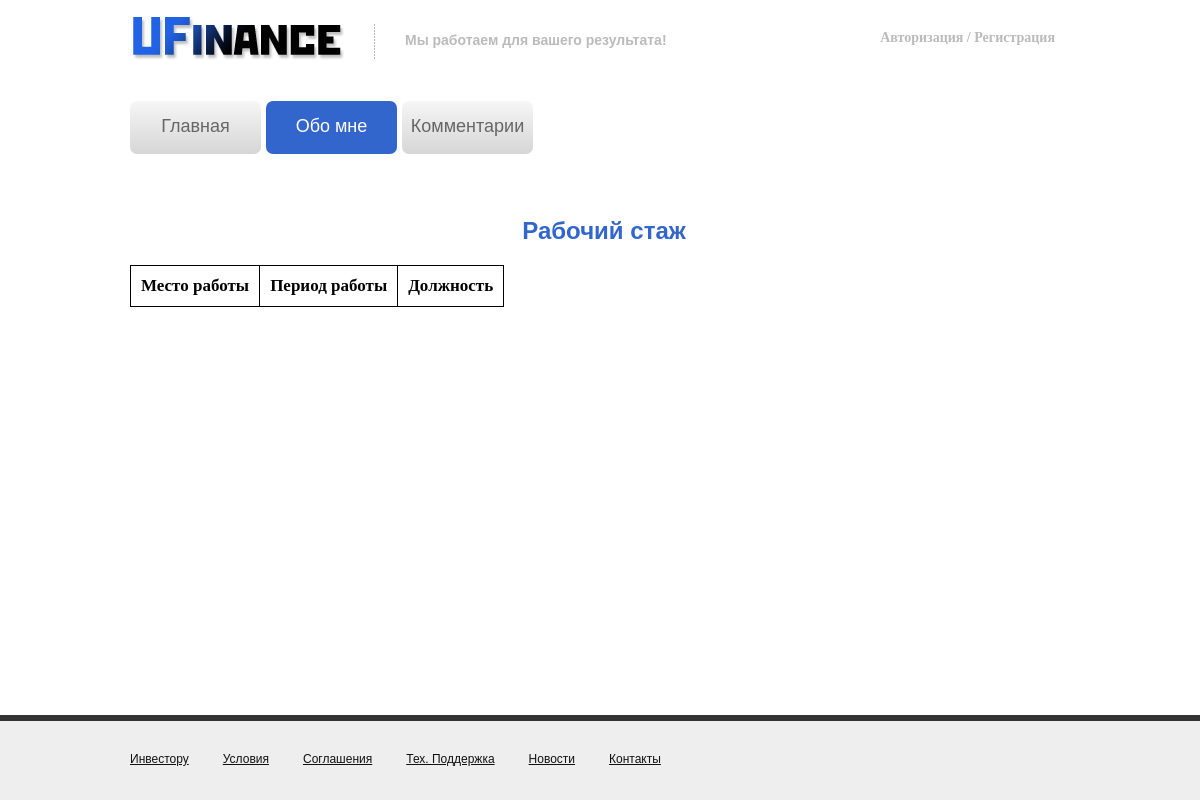
Page /?page=about_me on the earlier database version.
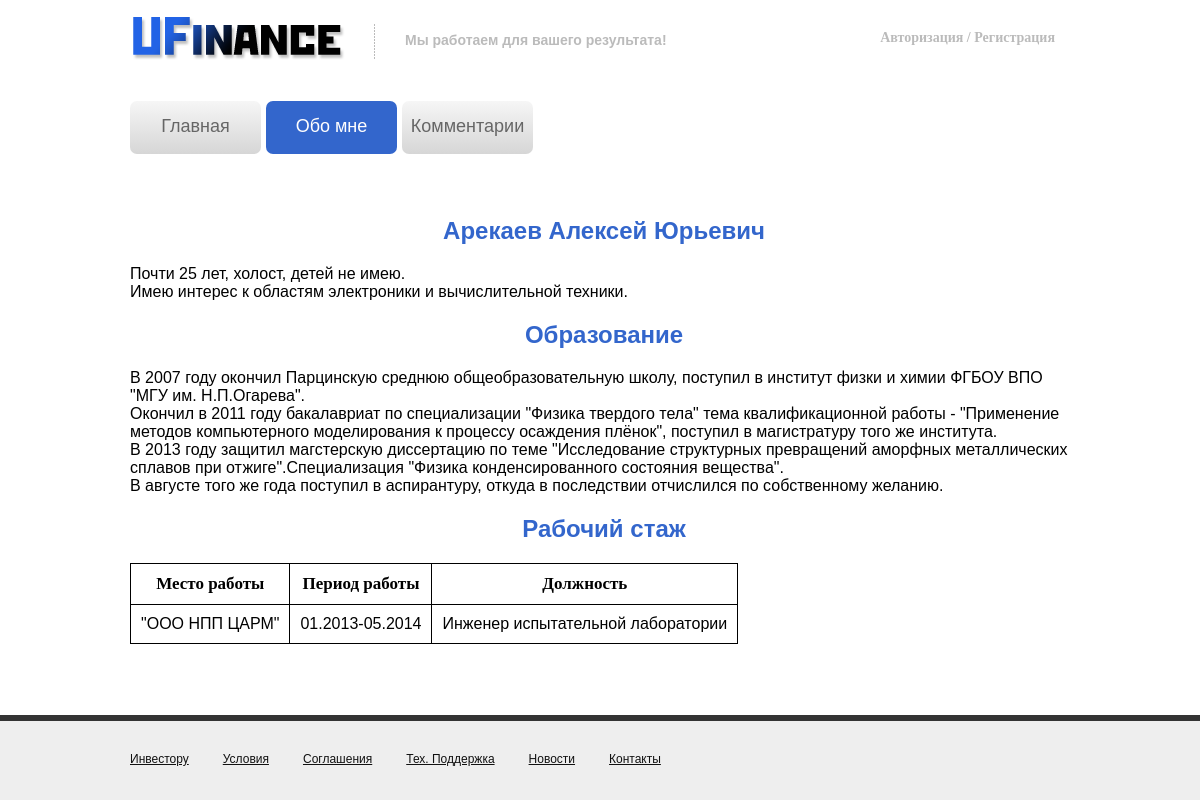
Same page on the later database version.
### tables this page shows
CREATE TABLE IF NOT EXISTS `about` (
  `id` int(11) NOT NULL AUTO_INCREMENT,
  `full_name` varchar(100) NOT NULL,
  `person_desc` text NOT NULL,
  `education` text NOT NULL,
  `add_info` text NOT NULL,
  `org` varchar(100) NOT NULL,
  `period` varchar(50) NOT NULL,
  `post` varchar(100) NOT NULL,
  PRIMARY KEY (`id`)
);

### index.php (called while the page is built)
<?php
require_once("route.php");
require_once("helper.php");
require_once("model/model.php");
require_once("view/template.php");
?>

### database.php (called while the page is built, shortened)
<?php
class Database
{
    static function query($query)
    {
        $host = "localhost";
        $username = "presentation";
        $password = "presentation";
        $db_name = "presentation";
        $mysqli = new mysqli($host, $username, $password, $db_name);
        $mysqli->set_charset("utf8");
        $tableQuery = $mysqli->query($query);
        return $tableQuery;
    }
}
?>

### model/model.php (called while the page is built, shortened)
<?php
require_once("database.php");
class Model
{
    static function readPersonInfo()
    {
        $result = Database::query("SELECT * FROM about");
        $person = array();
        while ($obj = $result->fetch_object()) {
            $person[$obj->id] = $obj;
        }
        return $person;
    }
    static function readWork()
    {
        $result = Database::query("SELECT * FROM about");
        $work = array();
        while ($obj = $result->fetch_object()) {
            $work[$obj->id] = $obj;
        }
        return $work;
    }
}
?>

### view/pages/about_me_view.php (the view, shortened to what this page needs)
<?php $person = Model::readPersonInfo();
$work = Model::readWork(); ?>
<div class="content">
    <?php foreach ($person as $item): ?>
        <h2 class="heading"><?php echo $item->full_name; ?></h2>
        <div class="story">
            <?php if (!empty($item->person_desc)): ?>
                <p><?php echo $item->person_desc; ?></p>
            <?php endif; ?>
        </div>
        <?php if (!empty($item->education)): ?>
            <h2 class="heading">Образование</h2>
            <div class="story">
                <p><?php echo $item->education; ?></p>
            </div>
        <?php endif; ?>
    <?php endforeach; ?>
    <h2 class="heading">Рабочий стаж</h2>
    <div class="story">
        <table>
            <tr>
                <th class="table-border font-tnr bold">Место работы</th>
                <th class="table-border font-tnr bold">Период работы</th>
                <th class="table-border font-tnr bold">Должность</th>
            </tr>
            <?php foreach ($work as $item): ?>
                <tr>
                    <td class="table-border font-tnr"><?php echo $item->org; ?></td>
                    <td class="table-border font-tnr"><?php echo $item->period; ?></td>
                    <td class="table-border font-tnr"><?php echo $item->post; ?></td>
                </tr>
            <?php endforeach; ?>
        </table>
    </div>
</div>

### view/template.php (shortened to what this page needs)
<!doctype HTML>
<html>
<head>
    <link rel="stylesheet" href="../css/normalize.css">
    <link rel="stylesheet" href="../css/style.css">
</head>
<body>
    <div id="wrapper">
        <div id="container">
            <header>
                <div class="logo">
                    <img src="../img/logo.png" alt="Логотип"/>
                </div>
                <div class="slogan">
                    <p>Мы работаем для вашего результата!</p>
                </div>
                <div class="auth">
                    <a href="#">Авторизация / Регистрация</a>
                </div>
            </header>
            <div id="mainmenu">
                <ul>
                    <a href="/"><li class="<?php active(''); ?>">Главная</li></a>
                    <a href="/?page=about_me"><li class="<?php active('about_me'); ?>">Обо мне</li></a>
                    <a href="/?page=comment"><li class="<?php active('comment'); ?>">Комментарии</li></a>
                </ul>
            </div>
            <div id="main">
                <?php Route::renderContent(); ?>
            </div><div class="buffer"></div>
        </div>
        <footer>
            <div id="footer_inner">
                <ul>
                    <li><a href="#">Инвестору</a></li>
                    <li><a href="#">Условия</a></li>
                    <li><a href="#">Соглашения</a></li>
                    <li><a href="#">Тех. Поддержка</a></li>
                    <li><a href="#">Новости</a></li>
                    <li><a href="#">Контакты</a></li>
                </ul>
            </div>
        </footer>
    </div>
</body>
</html>

### helper.php
<?php
    function active($page){
        $active_page = $_GET['page'];
        if ($page == $active_page) {
            $active = 'active';
        }
        echo $active;
    }
?>

### route.php
<?php
class Route
{
    static function renderContent()
    {
        if (isset($_GET['page'])) {
            $file = "view/pages/" . $_GET['page'] . "_view.php";
            if (file_exists($file)) {
                require_once($file);
            } else {
                echo "404. File not found";
            }
        } else {
            require_once("view/pages/mainpage_view.php");
        }
    }
}
?>

### css/style.css (style rules this page uses)
* { margin: 0; padding: 0; }
html, body, #wrapper { height: 100%; }
body { background-color: #add8ed; }
ul { margin: 0; padding: 0; }
ul li { list-style-type: none; }
p { margin: 0; }
#wrapper { background-color: #fff; }
#container { width: 940px; margin: 0 auto; min-height: 100%; margin-bottom: -85px; }
#main { width: 948px; margin-top: 36px; }
.buffer { height: 95px; }
header { width: 948px; height: 101px; }
.logo { height: 44px; width: 213px; float: left; margin-left: 3px; overflow: hidden; padding-top: 17px; }
.slogan { margin-left: 30px; color: #bbbbbb; font: bold 14px Arial; margin-top: 32px; float: left; }
.auth { margin-right: 23px; font: bold 14px Regular; margin-top: 30px; float: right; }
.auth a { color: #bbbbbb; text-decoration: none; }
#mainmenu { width: 948px; height: 53px; }
#mainmenu ul { height: 100%; }
#mainmenu ul a { color: #666; text-decoration: none; }
#mainmenu ul a li { width: 131px; margin-left: 5px; height: 38px; padding-top: 15px; float: left; text-align: center; border-radius: 7px; background: linear-gradient(to bottom, #f6f6f6, #d6d6d6); font: 18px Arial; }
#mainmenu ul a .active { background: #3366CC; color: #FFFEFE; text-decoration: none; }
#mainmenu ul a:first-child li { margin-left: 0; }
.content { clear: both; padding-top: 27px; }
.content table th, .content table td { border: 1px solid #000; padding: 10px; }
.content table th { font: bold 17px Times New Roman; }
.bold { font-weight: bold; }
.heading { text-align: center; color: #3366CC; }
.story { margin: 20px 0; }
footer { background: url(../img/footer_line.png) repeat-x #eeeeee; height: 85px; }
#footer_inner { width: 940px; margin: 0 auto; }
#footer_inner ul li { float: left; display: block; line-height: 85px; text-align: center; }
#footer_inner ul li a { color: #111111; margin-left: 34px; font: normal 12px Arial; }
#footer_inner ul li:first-child a { margin-left: 0; }

Differences in the rows shown:
added about: full_name "Арекаев Алексей Юрьевич", person_desc "Почти 25 лет, холост, детей не имею. Имею интерес к областям электроники и вычислительной техники.", education "В 2007 году окончил Парцинскую среднюю общеобразовательную школу, поступил в институт физки и химии ФГБОУ ВПО \"МГУ им. Н.П.Огарева\". Окончил в 2011 году бакалавриат по специализации \"Физика твердого тела\" тема квалификационной работы - \"Применение методов компьютерного моделирования к процессу осаждения плёнок\", поступил в магистратуру того же института. В 2013 году защитил магстерскую диссертацию по теме \"Исследование структурных превращений аморфных металлических сплавов при отжиге\".Специализация \"Физика конденсированного состояния вещества\". В августе того же года поступил в аспирантуру, откуда в последствии отчислился по собственному желанию.", org "\"ООО НПП ЦАРМ\"", period "01.2013-05.2014", post "Инженер испытательной лаборатории"
